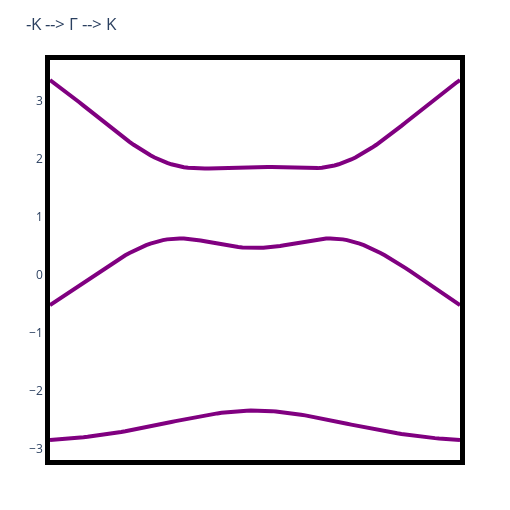

The notebook cell saved with this chart:
### Code cell
let nps::Int = 100, t1Δ = 1.0, t2Δ = 0.5, t3Δ = 2.0, t1∇ = -1.5, t2∇ = 0.7, t3∇ = -0.3
    p::Params = Params(t1Δ, t2Δ, t3Δ, t1∇, t2∇, t3∇)
    println("t1Δ = ", p.t1Δ)
    println("t2Δ = ", p.t2Δ)
    println("t3Δ = ", p.t3Δ)
    println("t1∇ = ", p.t1∇)
    println("t2∇ = ", p.t2∇)
    println("t3∇ = ", p.t3∇)
    
    kpath_nodes::Vector{SVector{2, Float64}} = [-high_symmetry_points["K"], 
                    high_symmetry_points["Γ"], 
                    high_symmetry_points["K"]];
    kpath_fbz::Vector{Vector{Float64}} = interpolate(kpath_nodes, nps);
    kpath_fbz = [SVector{2, Float64}(v) for v ∈ kpath_fbz]
    plot_simple_kagome_bands(;p = p, seedname = "-K --> Γ --> K", kpath = kpath_fbz, title = Nothing)
end
